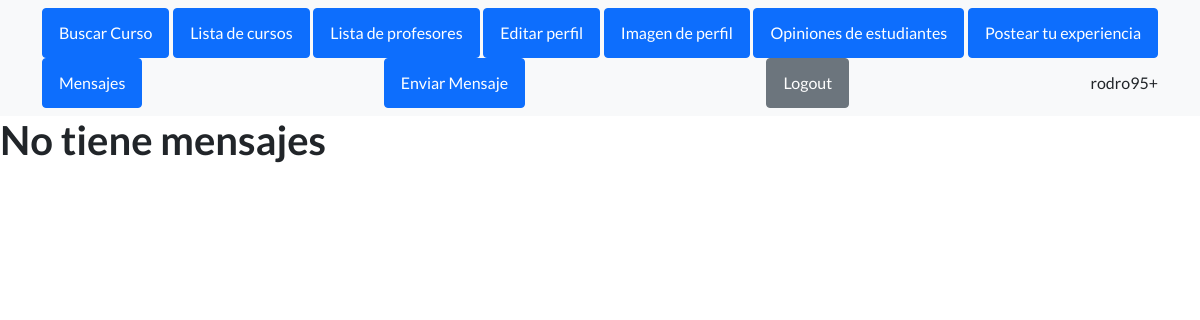
/mensaje/list (signed in), run on an earlier commit of the app's database.
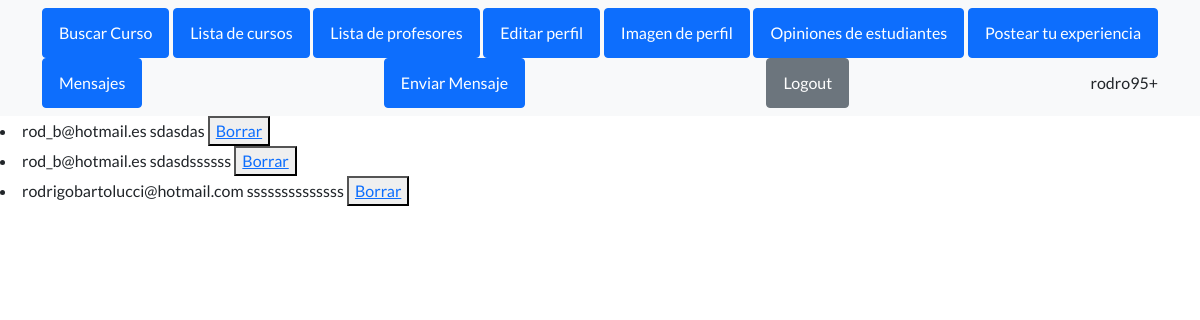
And on a later commit of the database.
### appCoder/models.py (models this page shows)
class Mensaje(models.Model):
    mensaje= models.TextField(max_length=1000)
    email = models.EmailField()
    destinatario = models.ForeignKey(to=User, on_delete=models.CASCADE, related_name="destinatario")

### appCoder/views.py (the view)
# urls.py: path('mensaje/list', MensajeList.as_view(), name='mensaje-list'),
class MensajeList(ListView):
    model = Mensaje
    context_object_name = "mensajes"
    template_name = 'mensaje_list.html'
    def get_queryset(self):
        return Mensaje.objects.filter(destinatario=self.request.user.id).all()

### appCoder/templates/mensaje_list.html
{% extends "index2.html" %}
{%load static %}
{% block codigoDinamico %}
    {% if not mensajes %}
        <h1>No tiene mensajes</h1>
    {% endif %}
    {% for p in mensajes %}
    <li>
        {{ p.email }}
        {{ p.mensaje }}
        {% if p.destinatario == user %}
         <button>
            <a href="{% url 'eliminar_mensaje' p.id %}"> Borrar</a>
         </button>
         {% endif%}
    </li>
{% endfor %}
{% endblock %}

What changed in the data, as far as the page shows it:
added Mensaje: email "rod_b@hotmail.es", mensaje "sdasdas", shows "Borrar"
added Mensaje: email "rod_b@hotmail.es", mensaje "sdasdssssss", shows "Borrar"
added Mensaje: email "rodrigobartolucci@hotmail.com", mensaje "ssssssssssssss", shows "Borrar"
Also different on the page:
text no longer shown: "No tiene mensajes"
